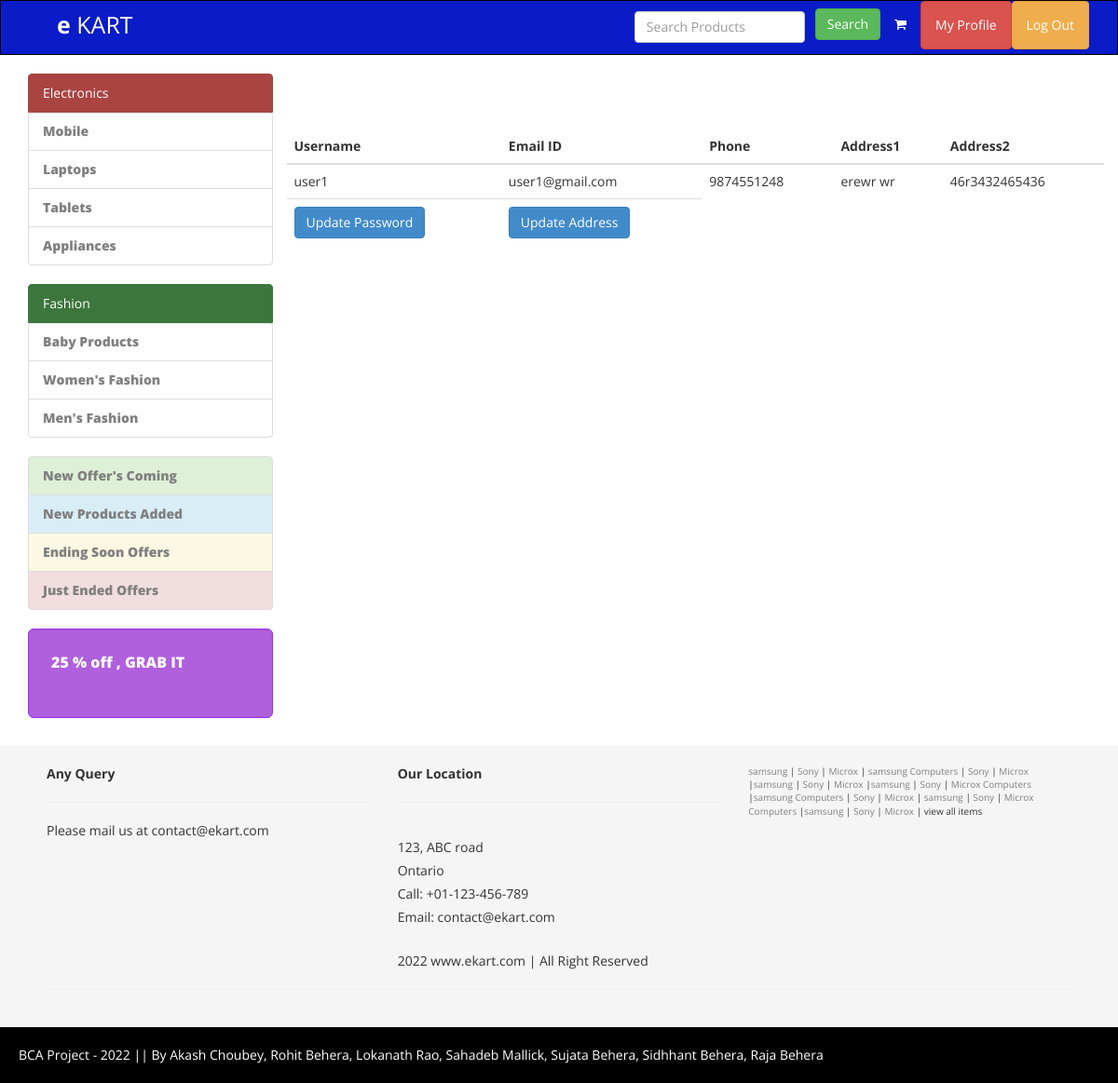
Screenshot of /myaccountuser.php (signed in) with the database file from the repository.
### tables this page shows
CREATE TABLE `users` (
  `uid` int(11) NOT NULL,
  `username` varchar(50) NOT NULL,
  `password` varchar(50) NOT NULL,
  `email` varchar(100) NOT NULL,
  `phone` varchar(20) NOT NULL,
  `address1` text NOT NULL,
  `address2` text NOT NULL
);

### myaccountuser.php (the view, shortened to what this page needs)
<?php
include "connectdb.php";
if(!isset($_SESSION['username']))
{
    header('Location: login.php');
}
else {
    $uname=$_SESSION['username'];
}
?>
<!DOCTYPE html>
<html lang="en">
<head>
    <link href="assets/css/bootstrap.css" rel="stylesheet">
    <link href="assets/css/font-awesome.min.css" rel="stylesheet" />
    <link href="assets/css/style.css" rel="stylesheet" />
</head>
<body>
<?php include "header.php"; ?>
    <div class="container">
        <div class="row">
            <div class="col-md-9">
                <br/><br/><br/>
                <div class="row">
                   <table class="table">
                        <thead>
                            <th>Username</th>
                            <th>Email ID</th>
                            <th>Phone</th>
                            <th>Address1</th>
                            <th>Address2</th>
                        </thead>
                        <tbody>
                            <?php
                                $sql="select * from users where username='$uname'";
                                $result = mysqli_query($con, $sql);
                                if (mysqli_num_rows($result) > 0) {
                                while ($row= mysqli_fetch_assoc($result)){
                             ?>
                                <tr>
                                    <td><?php echo $row["username"]; ?></td>
                                    <td><?php echo $row["email"]; ?></td>
                                    <td><?php echo $row["phone"]; ?></td>
                                    <td><?php echo $row["address1"]; ?></td>
                                    <td><?php echo $row["address2"]; ?></td>
                                </tr>
                            <?php
                                }
                                }
                            ?>
                        </tbody>
                                <tfoot>
                                    <tr>
                                    <td><a href ="updatepass.php" class="btn btn-primary" > Update Password</a></td>
                                        <td><a href ="updateaddress.php" class="btn btn-primary" > Update Address</a> </td>
                                        </tr>
                                </tfoot>
                    </table>
                </div>
            </div>
        </div>
    </div>
</body>
</html>

### assets/css/style.css (style rules this page uses)
.row { margin-bottom:10px; }
.btn { margin-bottom:5px; }
.offer-box { background-color: #6A75F0; border: 1px solid #096FC0; color: #fff; font-weight: 900; font-size:16px; }
.list-group a { font-size:14px; font-weight:900; color:#808080; }
.offer-colors { background-color: #B05FDD; border: 1px solid #A228F3; }
.footer-box { background-color:#F5F5F5; padding:20px 50px 20px 50px; }
.small-box { font-size:10px; }
.footer-box a { color:#808080; text-decoration:none; }
.pad-botom { padding-bottom:30px; }
.footer-box p { padding-top:15px; padding-bottom:15px; line-height:25px; }
.end-box { padding:20px; color:#fff; background-color:#000; font-size:14px; }

### rows the page displays
users: username "user1", email "user1@gmail.com", phone "9874551248", address1 "erewr wr", address2 "46r3432465436"
